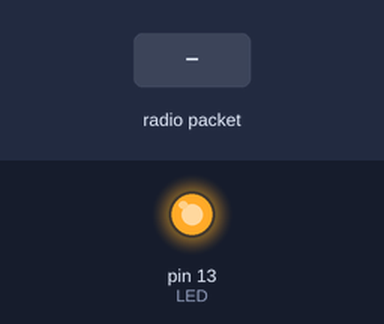
Bench run of a sketch on a simulated Arduino Mega 2560, built for the host (arithmetic inside an expression is 32-bit, double 64-bit). Parts: output pins drawn as LEDs (lit = HIGH). The test bench sets the inputs (shaded band). No radio packets arrive unless stated; pins used as bus, display or sensor lines are not drawn; what the sketch prints to the serial monitor is not drawn.

Above: at 2.2 s.
2.3 s: radio packet "1" arrives
At 3.5 s:
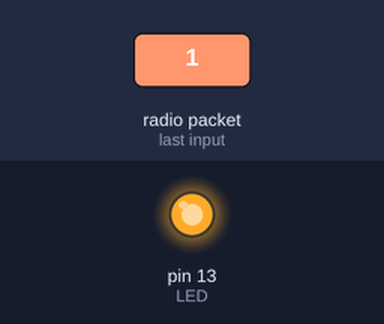
3.8 s: radio packet "0" arrives
At 4.7 s:
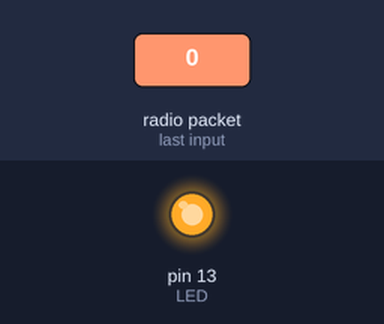
5.3 s: radio packet "2" arrives
At 5.8 s:
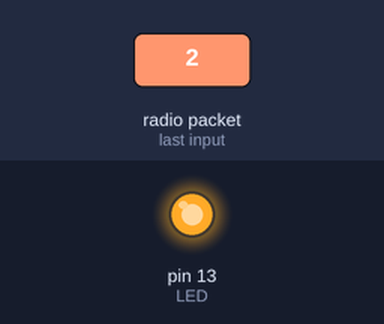
Timing chart, 0 to 8.3 s (numbered marks = the images above; inputs shaded):
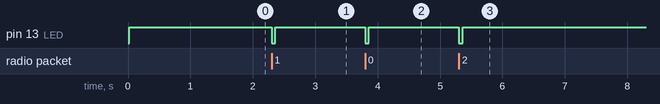

The sketch:

testServer_mar23.ino
```cpp
#include <SPI.h>
#include <RH_RF95.h>

// Singleton instance of the radio driver
#define RFM95_CS  10 // slave select
#define RFM95_RST 24 // reset
#define RFM95_INT 28 // interupt
#define RFM95_SCK 14 // clock, not primary

#define LED 13

// Change to 434.0 or other frequency, must match RX's freq!
#define RF95_FREQ 915.0


RH_RF95 rf95(RFM95_CS, RFM95_INT);


void setup()
{
  SPI.setSCK(RFM95_SCK);
  pinMode(RFM95_RST, OUTPUT);
  digitalWrite(RFM95_RST, HIGH);

  digitalWrite(RFM95_RST, LOW);
  delay(10);
  digitalWrite(RFM95_RST, HIGH);
  delay(10);

  pinMode(LED, OUTPUT);
  digitalWrite(LED, HIGH);

  Serial.begin(9600);
  delay(1000);
  Serial.println("initializing");

  if (!rf95.init()) Serial.println("init failed");
  Serial.println("init success");
  rf95.setFrequency(RF95_FREQ);
  //rf95.printRegisters();
  //rf95.setTxPower(23, false);
  rf95.printRegisters();
}

void loop()
{
  //Serial.println(rf95.isChannelActive());
  if (rf95.available())
  {
    Serial.println("here");
    digitalWrite(LED, LOW);
    // Should be a message for us now
    uint8_t buf[RH_RF95_MAX_MESSAGE_LEN];
    uint8_t len = sizeof(buf);
    if (rf95.recv(buf, &len))
    {
//      RH_RF95::printBuffer("request: ", buf, len);
      Serial.print("got request: ");
      Serial.println((char*)buf);
//      Serial.print("RSSI: ");
//      Serial.println(rf95.lastRssi(), DEC);

      // Send a reply
      uint8_t data[] = "And hello back to you";
      rf95.send(data, sizeof(data));
      rf95.waitPacketSent();
      Serial.println("Sent a reply");
    }
    else
    {
      Serial.println("recv failed");
    }
    digitalWrite(LED, HIGH);

  }
}
```

Measured:
- after the input at 2.3 s, pin 13 (LED): HIGH → LOW at once, → HIGH 0.06 s later
- after the input at 3.8 s, pin 13 (LED): HIGH → LOW at once, → HIGH 0.06 s later
- after the input at 5.3 s, pin 13 (LED): HIGH → LOW at once, → HIGH 0.06 s later
